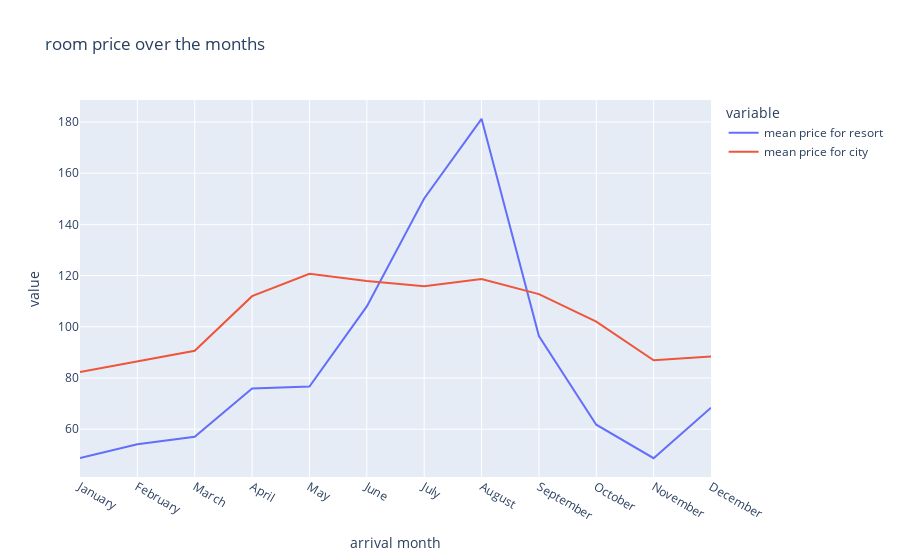

The cell this chart's notebook holds for it:
### Code cell
px.line(final, x = 'arrival month', y =['mean price for resort','mean price for city'], title = 'room price over the months')

### Figure 1 — Plotly figure (JSON) as saved in the notebook; plotly's stock layout.template omitted (floating-point values rounded to 4 significant figures)
{"data": [{"hovertemplate": "variable=mean price for resort<br>arrival month=%{x}<br>value=%{y}<extra></extra>", "legendgroup": "mean price for resort", "line": {"color": "#636efa", "dash": "solid"}, "mode": "lines", "name": "mean price for resort", "orientation": "v", "showlegend": true, "type": "scatter", "x": ["January", "February", "March", "April", "May", "June", "July", "August", "September", "October", "November", "December"], "xaxis": "x", "y": [48.76, 54.15, 57.06, 75.87, 76.66, 108.0, 150.1, 181.2, 96.42, 61.78, 48.71, 68.41], "yaxis": "y"}, {"hovertemplate": "variable=mean price for city<br>arrival month=%{x}<br>value=%{y}<extra></extra>", "legendgroup": "mean price for city", "line": {"color": "#EF553B", "dash": "solid"}, "mode": "lines", "name": "mean price for city", "orientation": "v", "showlegend": true, "type": "scatter", "x": ["January", "February", "March", "April", "May", "June", "July", "August", "September", "October", "November", "December"], "xaxis": "x", "y": [82.33, 86.52, 90.66, 112.0, 120.7, 117.9, 115.8, 118.7, 112.8, 102.0, 86.95, 88.4], "yaxis": "y"}], "layout": {"legend": {"title": {"text": "variable"}, "tracegroupgap": 0}, "title": {"text": "room price over the months"}, "xaxis": {"anchor": "y", "domain": [0, 1], "title": {"text": "arrival month"}}, "yaxis": {"anchor": "x", "domain": [0, 1], "title": {"text": "value"}}}}
